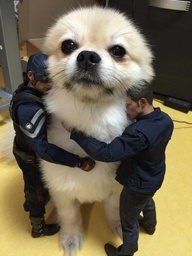
#> input picture HW2_enhancement/dog.jpg, 192 x 256 px, shrunk from 600 x 800 before the run
$ python main.py
#> lines starting #> are read from the running program, lines starting #| are printed output that depends on the picture
from PIL import Image, ImageDraw
def getpixel(x,y,image,num = 3):
    pixelArray = []
    for i in range(-(int(num/2)),int(num/2)+1):
        for j in range(-(int(num/2)),int(num/2)+1):
            pixel = image.getpixel((x + j ,y + i))
            pixelArray.append(pixel)

    return(pixelArray)

def Laplacian(x,y,image):
    pixel = getpixel(x,y,image)

    result = 8 * pixel[4] - (pixel[0] + pixel[1] + pixel[2] + pixel[3] + pixel[5] + pixel[6] + pixel[7] + pixel[8])

    if result > 255: result = 255
    elif result < 0: result = 0
    return int(result)

def Sobel(x,y,image):
    pixel = getpixel(x,y,image)

    result = abs(-(pixel[0]) + pixel[2] - 2 * pixel[3] + 2 * pixel[5] - pixel[6] + pixel[8]) + \
            abs(-(pixel[0]) - 2 * pixel[1] - pixel[2] + pixel[6] + 2 * pixel[7] + pixel[8])

    if result > 255: result = 255
    elif result < 0: result = 0
    return int(result)

def Blur(x,y,image):
    pixel = getpixel(x,y,image)

    result = (pixel[0] + pixel[1] + pixel[2] + pixel[3] + pixel[4] + pixel[5] + pixel[6] + pixel[7] + pixel[8]) / 9

    if result > 255: result = 255
    elif result < 0: result = 0
    return int(result)

def main():
    image = Image.open( 'dog.jpg' )
#> image is the input picture: PIL image 192x256 RGB; mean R, G, B 118.3, 108.4, 84.6
    width, height = image.size
#> width = 192; height = 256

    GrayImage = Image.new( "L", (width,height) , (0))
#> GrayImage: PIL image 192x256 L; every value is 0
    draw = ImageDraw.Draw(GrayImage)

    for x in range(0, width):
        for y in range(0, height):
            Grayscale = (image.getpixel((x,y))[0]+image.getpixel((x,y))[1]+image.getpixel((x,y))[2])/3
            draw.point((x,y), fill=(int(Grayscale)))
    # GrayImage.show()
    GrayImage.save( "GrayImage.jpg" )
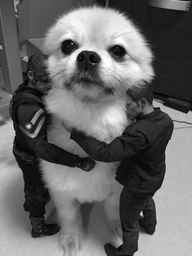
#> saved as GrayImage.jpg: PIL image 192x256 L; min 0, max 254, mean 103.4

    LaplacianImage = Image.new( "L", (width,height) , (0))
    draw = ImageDraw.Draw(LaplacianImage)

    for x in range(1, width - 1):
        for y in range(1, height - 1):
            pixel = Laplacian(x,y,GrayImage)
            draw.point((x,y), fill=(pixel))
#> this loop made 190 passes

    # LaplacianImage.show()
    LaplacianImage.save( "LaplacianImage.jpg" )
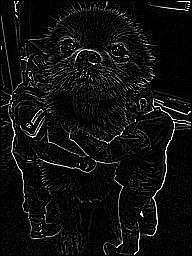
#> saved as LaplacianImage.jpg: PIL image 192x256 L; min 0, max 255, mean 16.4

    SharpenNoiseImage = Image.new( "L", (width,height) , (0))
    draw = ImageDraw.Draw(SharpenNoiseImage)

    for x in range(0, width):
        for y in range(0, height):
            pixel = GrayImage.getpixel((x,y)) + LaplacianImage.getpixel((x,y))
            if pixel > 255: pixel = 255
            elif pixel < 0: pixel = 0
            draw.point((x,y), fill=(pixel))

    # SharpenNoiseImage.show()
    SharpenNoiseImage.save( "SharpenNoiseImage.jpg" )
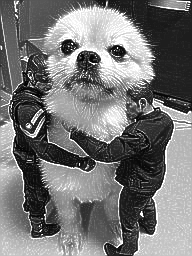
#> saved as SharpenNoiseImage.jpg: PIL image 192x256 L; min 0, max 255, mean 116.8

    SobelImage = Image.new( "L", (width,height) , (0))
    draw = ImageDraw.Draw(SobelImage)

    for x in range(1, width - 1):
        for y in range(1, height - 1):
            pixel = Sobel(x,y,GrayImage)
            draw.point((x,y), fill=(pixel))

    # SobelImage.show()
    SobelImage.save( "SobelImage.jpg" )
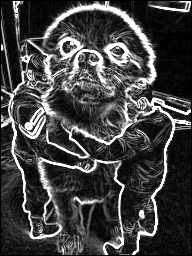
#> saved as SobelImage.jpg: PIL image 192x256 L; min 0, max 255, mean 66.7

    BlurImage = Image.new( "L", (width,height) , (0))
    draw = ImageDraw.Draw(BlurImage)

    for x in range(1, width - 1):
        for y in range(1, height - 1):
            pixel = Blur(x,y,SobelImage)
            draw.point((x,y), fill=(pixel))

    # BlurImage.show()
    BlurImage.save( "BlurImage.jpg" )
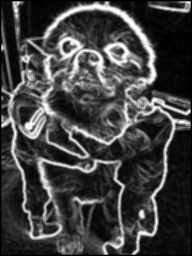
#> saved as BlurImage.jpg: PIL image 192x256 L; min 0, max 255, mean 66

    NormalizationImage = Image.new( "L", (width,height) , (0))
    draw = ImageDraw.Draw(NormalizationImage)

    for x in range(0, width):
        for y in range(0, height):
            pixel = (BlurImage.getpixel((x,y)) / 255) * SharpenNoiseImage.getpixel((x,y))
            if pixel > 255: pixel = 255
            elif pixel < 0: pixel = 0
            draw.point((x,y), fill=(int(pixel)))

    # NormalizationImage.show()
    NormalizationImage.save( "NormalizationImage.jpg" )
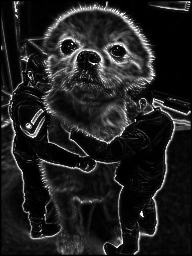
#> saved as NormalizationImage.jpg: PIL image 192x256 L; min 0, max 255, mean 32.5

    SharpenImage = Image.new( "L", (width,height) , (0))
    draw = ImageDraw.Draw(SharpenImage)

    for x in range(0, width):
        for y in range(0, height):
            pixel = GrayImage.getpixel((x,y)) + NormalizationImage.getpixel((x,y))
            if pixel > 255: pixel = 255
            elif pixel < 0: pixel = 0
            draw.point((x,y), fill=(pixel))

    # SharpenImage.show()
    SharpenImage.save( "SharpenImage.jpg" )
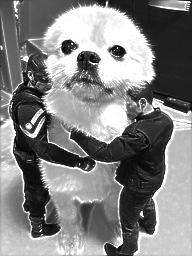
#> saved as SharpenImage.jpg: PIL image 192x256 L; min 0, max 255, mean 129.4


if __name__ == '__main__':
    main()
